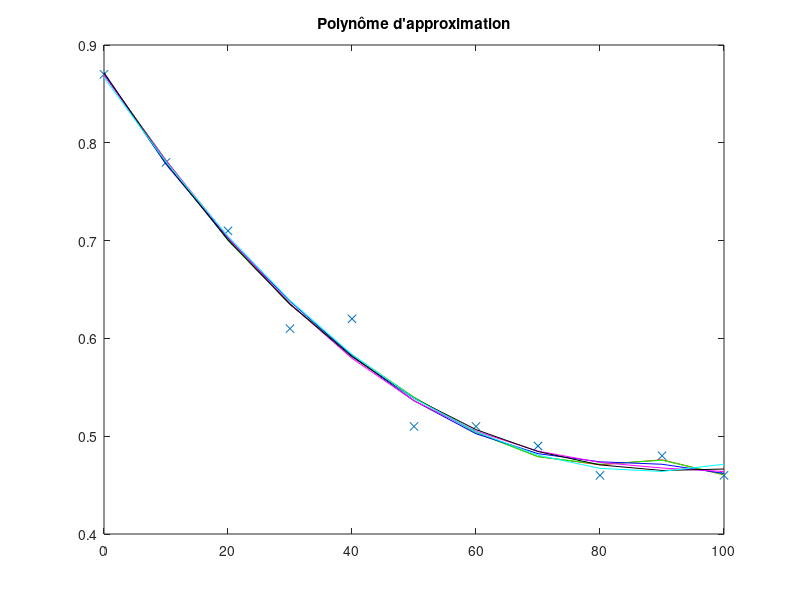
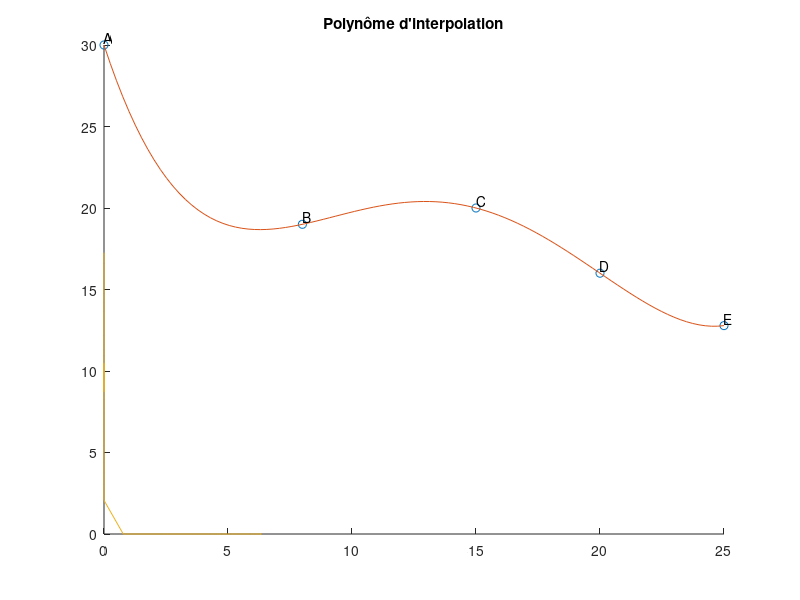

MATLAB code to generate these figures, in order:

%% Clean up
clc % vide ligne de commande
clear all % vide workspace
close all % vide fenetres et graphiques

%% Trajectoire - polynome d'interpolation

xnI = [0 8 15 20 25 ];
ynI = [ 30 19 20 16 12.7843 ];
names = {'A', 'B', 'C', 'D', 'E'};

phi1I = ones(size(xnI))';
phi2I = xnI';
phi3I = (xnI.^2)';
phi4I = (xnI.^3)';
phi5I = (xnI.^4)';

P = [ phi1I phi2I phi3I phi4I phi5I; ];

A = pinv(P)*ynI'

r = roots([A(5)*4 A(4)*3 A(3)*2 A(2)])
x = linspace(0, 25);
g_x = A(1) + A(2)*x + A(3)*x.^2 + A(4)*x.^3 + A(5)*x.^4;


% Trajectoire - polynome d'approximation
dx = 10;
xn = [0:dx:100];
yn = [ 0.87 0.78 0.71 0.61 0.62 0.51 0.51 0.49 0.46 0.48 0.46 ];
N = 11;

phi1 = ones(size(xn))';
phi2 = xn';
phi3 = (xn.^2)';
phi4 = (xn.^3)';
phi5 = (xn.^4)';
phi6 = (xn.^5)';
phi7 = (xn.^6)';
phi8 = (xn.^7)';

% Pour M = 8
P8 = [ phi1 phi2 phi3 phi4 phi5 phi6 phi7 phi8 ; ];
A8 = pinv(P8)*yn';

% Pour M = 7
P7 = [ phi1 phi2 phi3 phi4 phi5 phi6 phi7 ; ];
A7 = pinv(P7)*yn';

% Pour M = 6
P6 = [ phi1 phi2 phi3 phi4 phi5 phi6 ; ];
A6 = pinv(P6)*yn';

% Pour M = 5
P5 = [ phi1 phi2 phi3 phi4 phi5 ; ];
A5 = pinv(P5)*yn';

% Pour M = 4
P4 = [ phi1 phi2 phi3 phi4 ; ];
A4 = pinv(P4)*yn';

% Pour M = 3
P3 = [ phi1 phi2 phi3 ; ];
A3 = pinv(P3)*yn';

% Polynômes d'approximations
g8 = A8(1) + A8(2)*xn + A8(3)*xn.^2 + A8(4)*xn.^3 + A8(5)*xn.^4 + A8(6)*xn.^5 + A8(7)*xn.^6 + A8(8)*xn.^7;
g7 = A7(1) + A7(2)*xn + A7(3)*xn.^2 + A7(4)*xn.^3 + A7(5)*xn.^4 + A7(6)*xn.^5 + A7(7)*xn.^6;
g6 = A6(1) + A6(2)*xn + A6(3)*xn.^2 + A6(4)*xn.^3 + A6(5)*xn.^4 + A6(6)*xn.^5;
g5 = A5(1) + A5(2)*xn + A5(3)*xn.^2 + A5(4)*xn.^3 + A5(5)*xn.^4;
g4 = A4(1) + A4(2)*xn + A4(3)*xn.^2 + A4(4)*xn.^3;
g3 = A3(1) + A3(2)*xn + A3(3)*xn.^2;

% Représentation
figure
plot(xn, yn, 'x')
hold on
plot(xn, g8, 'red')
plot(xn, g7, 'green')
plot(xn, g6, 'blue')
plot(xn, g5, 'magenta')
plot(xn, g4, 'black')
plot(xn, g3, 'cyan')
title("Polynôme d'approximation")
hold off

% Calcul des erreurs pour 5 et 6

% Erreur quadratique
E5 = sum((g5-yn).^2)
E6 = sum((g6-yn).^2)

% RMSE
errr_rms_5 = sqrt(mean((g5-yn).*(g5-yn)))
errr_rms_6 = sqrt(mean((g6-yn).*(g6-yn)))

% Correlation
y_mean = mean(yn);
R_2_5 = (sum((g5 - y_mean).^2)) / ( sum((yn - y_mean).^2) )
R_2_6 = (sum((g6 - y_mean).^2)) / ( sum((yn - y_mean).^2) )

% Choix : M = 6, car c'est dont la correlation est le plus proche de 1

% Vitesses
hi = 30;
hf = 12.7843;
g = 9.8;
xf = 25;
km_h = 1000/3600;

% En posant la vitesse

vf = 15*km_h;
mu_15 = ((hi - hf) - ((1/(2*g))*vf^2))/xf

vf = 20*km_h;
mu_20 = ((hi - hf) - ((1/(2*g))*vf^2))/xf

vf = 30*km_h;
mu_30 = ((hi - hf) - ((1/(2*g))*vf^2))/xf

vf = 35*km_h;
mu_35 = ((hi - hf) - ((1/(2*g))*vf^2))/xf

vf = 10*km_h;
mu_10 = ((hi - hf) - ((1/(2*g))*vf^2))/xf

vf = 25*km_h;
mu_25 = ((hi - hf) - ((1/(2*g))*vf^2))/xf


% Représentation en fonction de la vitesse en utilisant le polynôme d'interpolation
hf = g_x;
mu = (mu_20 + mu_25)/2;
vf = sqrt(2*g*(hi - mu*xf - g_x))

%figure
%plot(vf)

figure
hold on
plot(xnI, ynI, 'o')
plot(x, g_x)
plot(vf)
title("Polynôme d'interpolation")
text(xnI, ynI+0.45, names)
hold off


%% Coussin-trampoline

m = 80 + 8;
g = 9.8;
mg = m*g;
h0 = 5;
hr = 0;
k = 6000;

a = (1/2)*k;
b = mg;
c = -mg*h0;

hf1 = (-b + sqrt((b^2)-(4*a*c)))/(2*a)
hf2 = (-b - sqrt((b^2)-(4*a*c)))/(2*a)

%% Ballon-mousse et minuterie

vb = -1;
mb = 8;
coeff_res = 0;

%% Bassin d'eau

kf = 0.95;
b = 47;
g = 9.8;
m = 80;
mg = m*g;
h1 = 10;
vf = 1;

% Vitesse initiale
vi = sqrt(2*g*h1);

% Point d'operation
v0 = sqrt( (mg.*(1-kf)) ./ b )

% Constantes
C = ( (g*(1-kf)) / v0 ) - ( b*v0 / m )
K = ( (-g*(1-kf)) / v0^2 ) - ( b / m )

% Vitesses
dvi = vi - v0;
dvf = vf - v0;

% Hauteur z
z = (log(dvf) - log(dvi)) ./ K 

